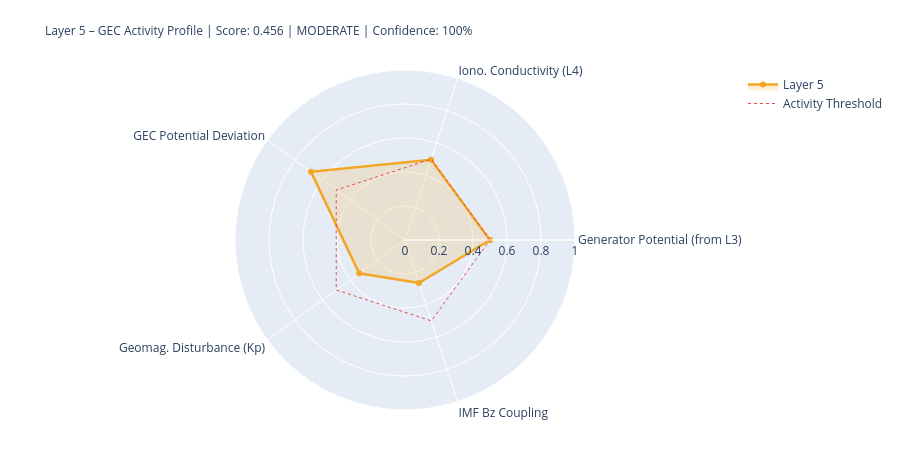

Source (notebook cell):
### Markdown cell above
---
## 5. State Assessment & Handoff to Layer 6

### Code cell
# ============================================================
# LAYER-5-SCORE
# ============================================================

# Components
# 1) Generator activity (Layer-3-driven)
gen_score = norm(generator_strength, 0.3, 2.0)
gen_src   = 'from_layer3' if l3_thunder_score is not None else 'estimated'

# 2) Ionospheric conductivity (Layer-4-driven)
iono_score = norm(iono_cond_factor, 0.7, 1.4)
iono_src   = 'from_layer4' if l4_ioniz is not None else 'estimated'

# 3) GEC potential deviation from reference
pot_score = norm(abs(delta_V_pct), 0, 30)  # 0 = at reference, 1 = 30% deviation
pot_src   = 'derived'

# 4) Geomagnetic disturbance (Kp) – modulates vertical currents
kp_score = norm(kp_val, 0, 9)
kp_src   = 'primary' if kp_now is not None else 'from_layer4'

# 5) IMF Bz coupling (southward = stronger M-I coupling → GEC influence)
bz_score = norm(-(bz_now or 0), -5, 30) if bz_now is not None else None
bz_src   = 'primary' if bz_now is not None else 'missing'

COMPONENTS = {
    'Generator Potential (from L3)':  {'score': gen_score,   'source': 'derived_from_layer3', 'dynamic': True},
    'Iono. Conductivity (L4)':      {'score': iono_score,  'source': iono_src, 'dynamic': True},
    'GEC Potential Deviation':      {'score': pot_score,   'source': pot_src,  'dynamic': True},
    'Geomag. Disturbance (Kp)':         {'score': kp_score,    'source': kp_src,   'dynamic': True},
    'IMF Bz Coupling':               {'score': bz_score,    'source': bz_src,   'dynamic': True},
}

available   = {k: v['score'] for k, v in COMPONENTS.items() if v['score'] is not None}
unavailable = [k for k, v in COMPONENTS.items() if v['score'] is None]
layer5_score = round(sum(available.values()) / len(available), 4) if available else None
confidence   = round(len(available) / len(COMPONENTS), 2)
level = ('unknown' if layer5_score is None
         else 'quiet'   if layer5_score < 0.3
         else 'moderate' if layer5_score < 0.6
         else 'active')
dominant_l5 = max(available, key=available.get) if available else 'none'

# Kp consistency: separate 1-min raw value from score value
kp_1m_raw   = kp_now          # directly from API (can be 0.0 during live measurement)
kp_for_score = kp_val          # from Layer-0 context or estimated value if needed
kp_score_src = kp_src

W = 68
print('=' * W)
print('LAYER 5 – GLOBAL ELECTRIC CIRCUIT – STATE ASSESSMENT')
print('=' * W)
for name, comp in COMPONENTS.items():
    s = comp['score']
    if s is not None:
        bar = '█' * int(s*20) + '░' * (20-int(s*20))
        print(f'  {name:<34} {bar}  {s:.3f}  [{comp["source"]}]')
    else:
        print(f'  {name:<34} {"─"*20}  n/a   [missing]')
print('-' * W)
print(f'  Score:         {layer5_score:.3f}  ({len(available)}/{len(COMPONENTS)} components)')
print(f'  Confidence:    {confidence:.0%}')
print(f'  Level:         {level.upper()}')
print(f'  Dominant:      {dominant_l5}')
print(f'  V_iono:        {V_iono_mod:.1f} kV  (Δ {delta_V_pct:+.1f}% vs. Ref)')
print(f'  I_total:       {I_total_mod:.1f} A   (Δ {delta_I_pct:+.1f}% vs. Ref)')
print('=' * W)

# Radar
cats   = list(available.keys())
vals_r = list(available.values())
if len(cats) >= 3:
    fig = go.Figure()
    fig.add_trace(go.Scatterpolar(
        r=vals_r + [vals_r[0]], theta=cats + [cats[0]],
        fill='toself', fillcolor='rgba(242,166,35,0.18)',
        line=dict(color='#F2A623', width=2.5), name='Layer 5'
    ))
    fig.add_trace(go.Scatterpolar(
        r=[0.5]*(len(cats)+1), theta=cats+[cats[0]],
        line=dict(color='#E24B4A', dash='dot', width=1),
        mode='lines', name='Activity Threshold'
    ))
    fig.update_layout(
        title=dict(
            text=f'Layer 5 – GEC Activity Profile | Score: {layer5_score:.3f} | {level.upper()} | Confidence: {confidence:.0%}',
            font=dict(size=12)
        ),
        polar=dict(radialaxis=dict(visible=True, range=[0,1])),
        height=450, showlegend=True,
        margin=dict(l=80, r=80, t=70, b=40)
    )
    fig.show()

### Figure 1 — Plotly figure (JSON) as saved in the notebook; plotly's stock layout.template omitted (floating-point values rounded to 4 significant figures)
{"data": [{"fill": "toself", "fillcolor": "rgba(242,166,35,0.18)", "line": {"color": "#F2A623", "width": 2.5}, "name": "Layer 5", "r": [0.5, 0.4963, 0.6833, 0.3333, 0.2657, 0.5], "theta": ["Generator Potential (from L3)", "Iono. Conductivity (L4)", "GEC Potential Deviation", "Geomag. Disturbance (Kp)", "IMF Bz Coupling", "Generator Potential (from L3)"], "type": "scatterpolar"}, {"line": {"color": "#E24B4A", "dash": "dot", "width": 1}, "mode": "lines", "name": "Activity Threshold", "r": [0.5, 0.5, 0.5, 0.5, 0.5, 0.5], "theta": ["Generator Potential (from L3)", "Iono. Conductivity (L4)", "GEC Potential Deviation", "Geomag. Disturbance (Kp)", "IMF Bz Coupling", "Generator Potential (from L3)"], "type": "scatterpolar"}], "layout": {"height": 450, "margin": {"b": 40, "l": 80, "r": 80, "t": 70}, "polar": {"radialaxis": {"range": [0, 1], "visible": true}}, "showlegend": true, "title": {"font": {"size": 12}, "text": "Layer 5 – GEC Activity Profile | Score: 0.456 | MODERATE | Confidence: 100%"}}}
